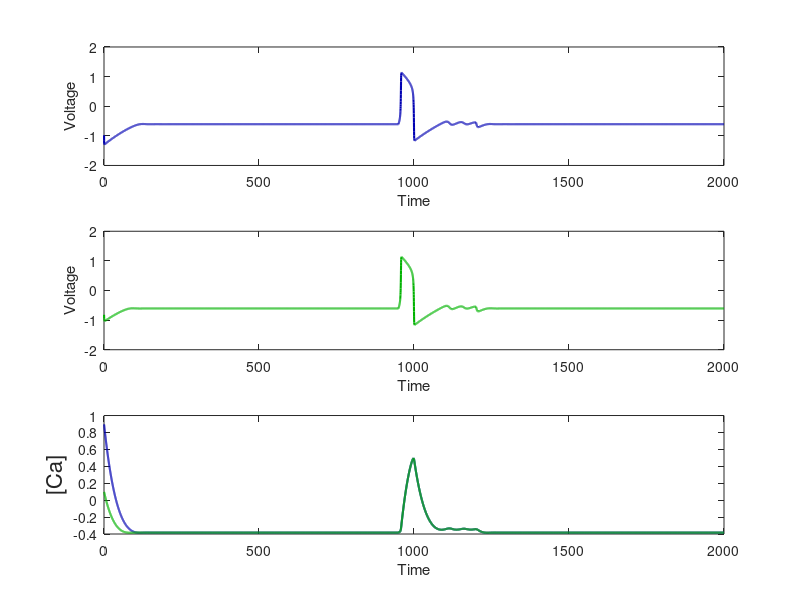
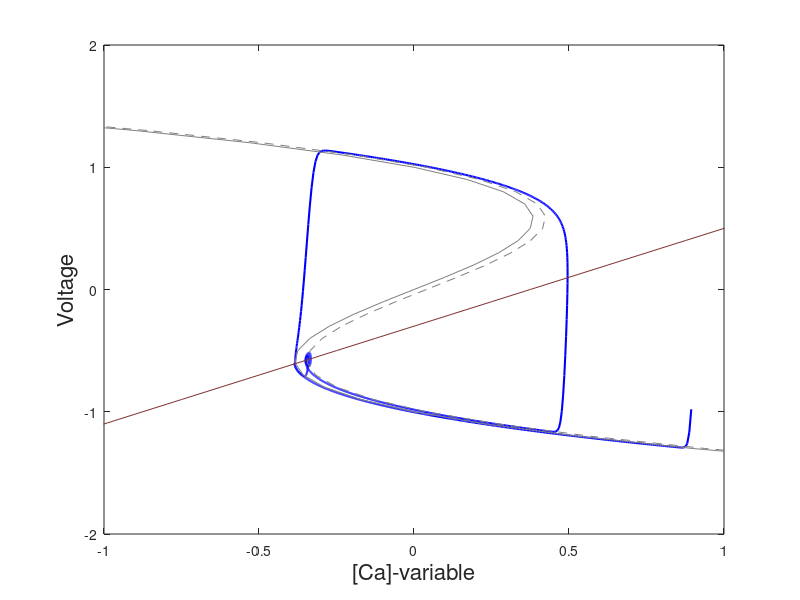

MATLAB code to generate these figures, in order:

clear all 
tic
tmax=2000; % max time in seconds
step=0.2;       % time step in msec

%-----Cellular parameters ---------------
eps=0.02;
Vshift=-0.3;
slope=.8;

% Constant stimuli if any
%gsyn=0;
Iext=0.04;
t1=950; % this time is in msec
t2=1200; % this time is in msec
 
time=zeros(tmax/step,1);vv1=time;vv2=time;Caa1=time;Caa2=time;

V1= -2; V2= -2; Ca1=.9; Ca2=0.1; 
tt=0;
i=0;
while (tt < tmax)
%pulse
%Iapp=-gsyn*(V1+2)*heaviside(tt-t1)*heaviside(t2-tt)
%Iapp=Iext*heaviside(tt-t1)*heaviside(t2-tt);
 if tt>t1 && tt<t2
 Iapp=Iext;
 else
 Iapp=0;
 end
    
V1 =V1 +step*( V1-V1.^3 - Ca1 + Iapp );
V2 =V2 +step*( V2-V2.^3 - Ca2 + Iapp );
Ca1=Ca1+step*(eps*(V1-Vshift-slope*Ca1 ));
Ca2=Ca2+step*(eps*(V2-Vshift-slope*Ca2));

tt=tt+step;
i=i+1;
time(i)=tt;
vv1(i)=V1;
vv2(i)=V2;
Caa1(i)=Ca1;
Caa2(i)=Ca2;

%plot (tt,V1,'.','Color','blue');
%hold on
%drawnow; 

%ss1(i)=s1;
%ss2(i)=s2;

end  
 
toc     
figure(1)
clf
subplot(3,1,1)
plot(time,vv1,'Color',[0 0  .7],'LineWidth',1.5)
hold on
xlim([0 tmax]) 
ylim([-2 2])
xlabel('Time'),ylabel('Voltage')
 
subplot(3,1,2)
plot(time,vv2,'Color',[0 .7 0],'LineWidth',1.5)
hold on
xlabel('Time'),ylabel('Voltage')
xlim([0 tmax]) 
ylim([-2 2])

subplot(3,1,3)
plot(time,Caa1,'Color',[0 0  .7],'LineWidth',1.5)
hold on
plot(time,Caa2,'Color',[0 .7  0],'LineWidth',1.5)
hold on
%ylim([0.5 1.05])
xlim([0 tmax])
xlabel('Time'),ylabel('[Ca]','Fontsize', 16)
 

 
%   subplot(4,1,3)
%  % plot(time,10*mm1.*ss1,'blue')
%   hold on
%   plot(time,ss1,'Color',[0.2 0.2 0.99])
%   hold on
%   plot(time,ss2,'green')
%   hold on
%   %ylim([0 .02])
%   xlim([0 time(end)])
%   

figure(2)
clf
plot(Caa1,vv1,'Color',[0 0  1],'LineWidth',1.5)
hold on
  
V = [-2:0.1:2];
VN = V - V.^3 + Iext;   % V-nullcline
plot (VN,V,'--','Color',[0.5 0.5 0.5])
hold on
VN = V - V.^3 + 0*Iext;   % V-nullcline
plot (VN,V,'Color',[0.5 0.5 0.5])
hold on
CaN=(V-Vshift)/slope; % Ca-nullcline
plot (CaN,V,'Color',[0.5 0.2 0.2])
hold on 
xlim([-1 1]) 
ylim([-2 2])
 xlabel('[Ca]-variable','Fontsize', 16),ylabel('Voltage','Fontsize', 16)